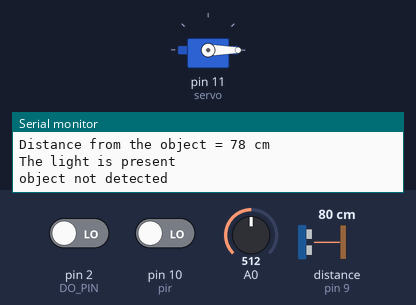
Recording of a sketch running on a simulated Arduino Uno, built with avr-gcc and run on an emulated ATmega328P. On the bench: servo, the last lines printed to the serial monitor. Wiring (inferred from the names in the program): ultrasonic range finder: trigger pin 8; echo pin 9. The inputs (shaded band) are chosen by the test bench; at power-on: pin 2 (DO_PIN) LOW, pin 10 (pir) LOW, A0 = 512, distance to the obstacle (sensor on pin 9) 80 cm. The echo pulse lasts 58.3 µs per cm.

Above: at 2.3 s.
2.4 s: pin 2 (DO_PIN) driven HIGH
At 4.2 s:
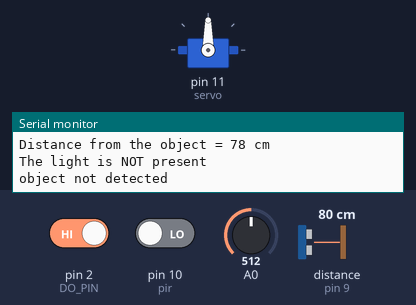
8.6 s: pin 2 (DO_PIN) driven LOW
At 10.6 s:
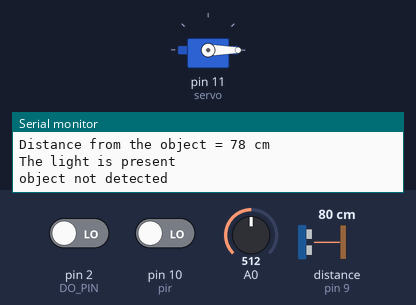
Timing chart, 0 to 12.1 s (numbered marks = the images above; inputs shaded):
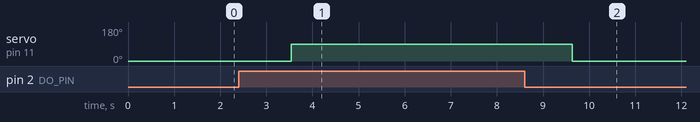

Measured:
- after the input at 2.4 s, servo on pin 11 (servo): 0° → 90° after 1.1 s
- after the input at 8.6 s, servo on pin 11 (servo): 90° → 0° after 1.0 s

The sketch:

Smart_home.ino
```cpp
#include <Servo.h>

Servo servo;

#define DO_PIN 2
float x,y;             //TEMP
#define trigPin 8    //ULTRA
#define  echoPin 9
// int ledPin= 13;
long duration;
int distance;
void setup() {
  // put your setup code here, to run once:
  Serial.begin(9600);
  servo.attach(11);
  servo.write(0);
  pinMode(DO_PIN, INPUT);
  pinMode(trigPin, OUTPUT); //12  PIN  ULTRA
  pinMode(echoPin, INPUT);  //10 PIN ULTRA
  // pinMode(ledPin, OUTPUT);  //13 PIN  ULTRA
  }


void loop() {


  x=analogRead(0);                 //TEMP
  y=((x/1024)*5)*100;
  Serial.println(y);
  delay(500);

  // digitalWrite(trigPin, HIGH);           //ULTRA
  // delayMicroseconds(10);
  // digitalWrite(trigPin, LOW);
  // duration = pulseIn(echoPin, HIGH);
  // distance  = (duration / 2) / 29.1;

  // if (distance >= 10 || distance <= 0)
  // {
  // // Serial.println("no object detected");

  // // digitalWrite(ledPin,LOW);
  // }
  // else
  // {
  // Serial.print("distance=  ");
  // Serial.print(distance);
  // // digitalWrite(ledPin,HIGH);
  // }

  digitalWrite(trigPin, LOW);
  delayMicroseconds(2);
  // Sets the trigPin on HIGH state for 10 micro seconds
  digitalWrite(trigPin, HIGH);
  delayMicroseconds(10);
  digitalWrite(trigPin, LOW);
  // Reads the echoPin, returns the sound wave travel time in microseconds
  duration = pulseIn(echoPin, HIGH);
  // Calculating the distance
  distance= duration*0.034/2;
  // Prints the distance on the Serial Monitor
  Serial.print("Distance from the object = ");
  Serial.print(distance);
  Serial.println(" cm");
  if (distance < 10)
  {
    digitalWrite(7,HIGH);
    digitalWrite(6,HIGH);
  }else{
    digitalWrite(7,LOW);
    digitalWrite(6,LOW);
  }


  // put your main code here, to run repeatedly:
  int lightState = digitalRead(DO_PIN);

  if (lightState == HIGH){
    Serial.println("The light is NOT present");
    servo.write(90);
  }
  else{
    Serial.println("The light is present");
    servo.write(0);
  }

  if(digitalRead(10)==HIGH)                  //pir
 {
  digitalWrite(12,HIGH);
  digitalWrite(13,HIGH);

  Serial.println("object detected");
  delay(500);
 }
  else  {
   digitalWrite(12,LOW);
   digitalWrite(13,LOW);

   Serial.println("object not detected");
   }
  delay(1000);

}
```
